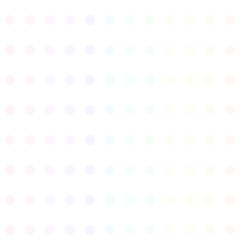
Frame 1 (no input)
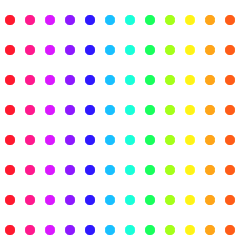
Frame 60 (the mouse pressed at the canvas centre just before this capture)
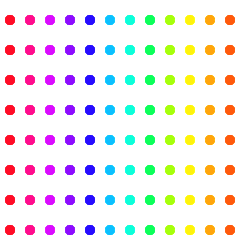
Frame 120 (the mouse held since frame 60 and released just before this capture)

The Processing sketch that drew these frames (run headless with seeded random() and noise(); from frame 60 on, the mouse is pressed at the canvas centre):

// Processing sketch: processing_17904
// ── processing_17904.pde

void setup(){
 size(250,250);
 background(255);
 smooth();
 frameRate(10);
}

void draw(){
 for(
int c=20; c<250; c+=30)
{
 noStroke();
  fill(#FF0320,10);
  ellipse(10,c,10,10);
  fill(#FF038A,10);
  ellipse(30,c,10,10);
  fill(#D403FF,10);
  ellipse(50,c,10,10);
  fill(#7703FF,10);
  ellipse(70,c,10,10);
  fill(#1603FF,10);
  ellipse(90,c,10,10);
   fill(#03B1FF,10);
  ellipse(110,c,10,10);
   fill(#03FFCE,10);
  ellipse(130,c,10,10);
 fill(#03FF4C,10);
  ellipse(150,c,10,10);
  fill(#A1FF03,10);
  ellipse(170,c,10,10);
 fill(#FFE603,10); 
  ellipse(190,c,10,10);
  fill(#FF9F03,10); 
  ellipse(210,c,10,10);
  fill(#FF5703,10); 
  ellipse(230,c,10,10);
}
}

                        
